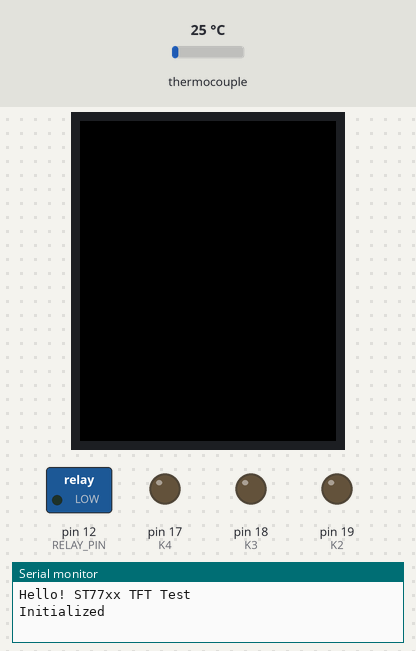
This sketch was run on a simulated Arduino Uno, built with avr-gcc and run on an emulated ATmega328P. On the bench: 128×160 colour display, switched loads named in the sketch (green lamp = pin HIGH), output pins drawn as LEDs (lit = HIGH), the last lines printed to the serial monitor. The inputs (shaded band) are chosen by the test bench; at power-on: thermocouple 25 °C.

Above: at 0.2 s.
At 1.2 s:
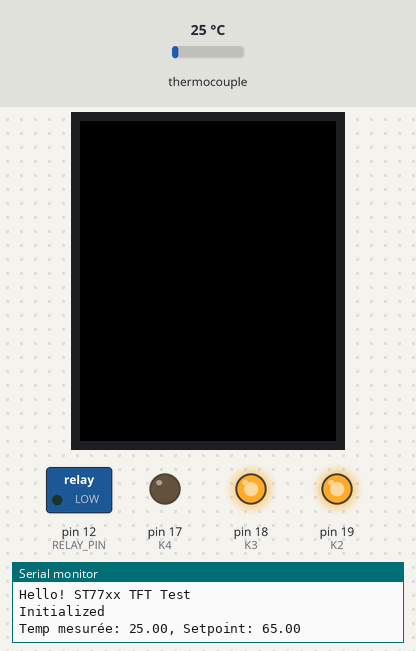
At 2.2 s:
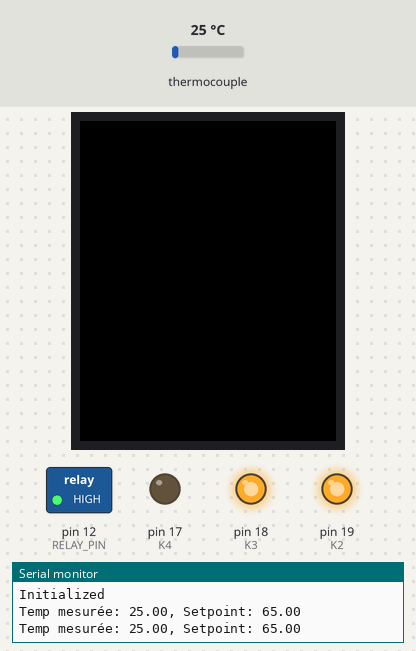
Timing chart, 0 to 3.7 s (numbered marks = the images above):
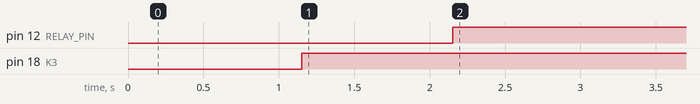

The sketch:

Cont_A_Jour.ino
```cpp
#include <PID_v1.h>
#include <Adafruit_GFX.h>
#include <Adafruit_ST7735.h>
#include <SPI.h>
#include <Wire.h>
#include <Adafruit_MAX31855.h>


float mesureTemp();
bool powerdown(bool posact);
void setPower(double output);
float targetTemp();
float calculPerte(float temperature);


#define TFT_CS 10
#define TFT_RST 9 // Ou mettez à -1 et connectez à Arduino RESET pin
#define TFT_DC 8
#define TFT_MOSI 11
#define TFT_SCLK 13

#define K4 17 // relais K4 polarisation
#define K3 18 // relais K3 polarisation
#define K2 19 // relais K2 ON/OFF

Adafruit_ST7735 tft = Adafruit_ST7735(TFT_CS, TFT_DC, TFT_MOSI, TFT_SCLK, TFT_RST);

// initialisation du thermocouple
int thermoDO = 2;
int thermoCS = 3;
int thermoCLK = 4;


Adafruit_MAX31855 thermocouple(thermoCLK, thermoCS, thermoDO);
double Setpoint, Input, Output;

// initialisation PID
double Kp = 2, Ki = 5, Kd = 1; // coefficients du régulateur PID
PID myPID(&Input, &Output, &Setpoint, Kp, Ki, Kd, DIRECT);

// initialisation des relais
bool posact = true;
bool relayState = false;

float tref[7] = {40, 60, 80, 100, 120, 140, 160};


void setup() {
Serial.begin(9600);

// initialisation de l'affichage
tft.initR(INITR_BLACKTAB);
tft.setRotation(-45);
Serial.println(F("Hello! ST77xx TFT Test"));
Serial.println(F("Initialized"));
delay(1000);

// initialisation des relais
pinMode(K2, OUTPUT);
pinMode(K3, OUTPUT);
pinMode(K4, OUTPUT);
digitalWrite(K2, HIGH);
digitalWrite(K3, HIGH);
digitalWrite(K4, HIGH);

// initialisation du PID
Setpoint = 90;
Input = mesureTemp();
myPID.SetMode(AUTOMATIC);
myPID.SetOutputLimits(0, 255);

// initialisation de l'actionneur
posact = powerdown(posact);
}

void loop() {
Setpoint = getSetpoint();
Input = mesureTemp();

myPID.Compute();

if (Input > Setpoint) {
if (relayState) {
powerdown(posact);
relayState = false;
}
} else {
if (!relayState) {
powerdown(posact);
relayState = true;
}
setPower(Output);
}

Serial.print("Temp mesurée: ");
Serial.print(Input);
Serial.print(", Setpoint: ");
Serial.println(Setpoint);

delay(1000);
}
int zone = 0;

float getSetpoint() {
  float setpoint = targetTemp();
  float temperature = Input;
  int zone = getZone(temperature);

  if (zone >= 0 && zone <= 6) {
    setpoint = tref[zone] + calculPerte(temperature) + 0.1;
  }

  // Gestion du régulateur de ralenti
  if (temperature <= 65) {
    setpoint = 65;
  } else if (temperature <= 68) {
    setpoint = 68;
  } else if (temperature >= 90) {
    setpoint = 90;
  }

  return setpoint;
}

int getZone(float temp) {
  for (int i = 0; i < 7; i++) {
    if (temp <= tref[i]) {
      return i;
    }
  }
  return 6; // Si la température est supérieure à toutes les valeurs de référence, retournez la dernière zone
}
float mesureTemp() {
  double temperature = thermocouple.readCelsius();
  if (isnan(temperature)) {
    Serial.println("Failed to read temperature from thermocouple!");
    return 0;
  }
  return temperature;
}

bool powerdown(bool posact) {
  if (posact) {
    digitalWrite(K3, LOW);
    digitalWrite(K4, HIGH);
  } else {
    digitalWrite(K3, HIGH);
    digitalWrite(K4, LOW);
  }
  return !posact;
}

void setPower(double output) {
  const int RELAY_PIN = 12; // Changer pour le numéro de broche approprié pour votre relais
  pinMode(RELAY_PIN, OUTPUT);

  if (output <= 105) {
    digitalWrite(RELAY_PIN, LOW); // Éteindre le poêle
  } else {
    float tempDiff = output - Input;

    if (tempDiff >= 4) {
      digitalWrite(RELAY_PIN, HIGH); // Allumer le poêle
    } else if (tempDiff >= 3) {
      digitalWrite(RELAY_PIN, HIGH); // Allumer le poêle
    } else if (tempDiff >= 2) {
      digitalWrite(RELAY_PIN, HIGH); // Allumer le poêle
    } else if (tempDiff >= 1) {
      digitalWrite(RELAY_PIN, HIGH); // Allumer le poêle
    } else if (Input >= 65 && Input <= 68) {
      digitalWrite(RELAY_PIN, HIGH); // Régulateur de ralenti, allumer le poêle
    } else {
      digitalWrite(RELAY_PIN, LOW); // Éteindre le poêle
    }
  }
}


float calculPerte(float temperature) {
  float perte = 0;

  if (temperature > 200 && temperature <= 105) {
    perte = 0; // Température déjà élevée, pas de perte
  } else if (temperature > 100 && temperature <= 105) {
    perte = -4.0;
  } else if (temperature > 90 && temperature <= 100) {
    perte = -3.0;
  } else if (temperature > 80 && temperature <= 90) {
    perte = -2.0;
  } else if (temperature > 70 && temperature <= 80) {
    perte = -1.0;
  } else if (temperature > 60 && temperature <= 70) {
    perte = -0.5;
  } else {
    perte = 0; // Pour les températures en dehors des plages spécifiées, considérez qu'il n'y a pas de perte
  }

  return perte;
}


float targetTemp() {
  float temperature = Input;
  if (temperature > 150) {
    return 150;
  } else if (temperature <= 105) {
    return 105;
  } else if (temperature > 105 && temperature < 200) {
    return temperature + 0.1;
  } else {
    return 200;
  }
}
```

Measured:
- by itself, pin 12 (RELAY_PIN): LOW → HIGH at 2.2 s
- by itself, pin 18 (K3): LOW → HIGH at 1.2 s
